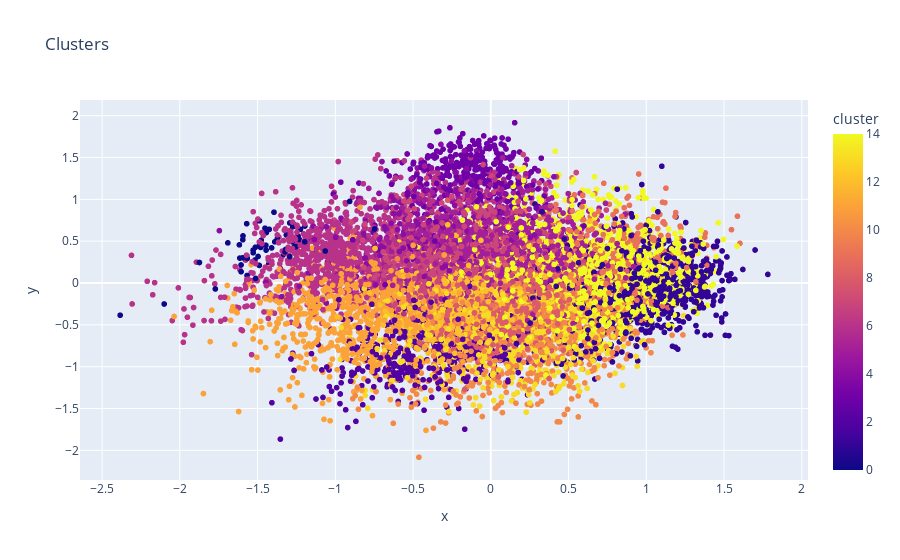

Notebook code cell kept with this figure:
### Code cell
import pandas as pd
import pickle 
from sklearn.cluster import KMeans
from sklearn.decomposition import PCA
import plotly.express as px
import numpy as np

with open("embeddings.pkl", 'rb') as f:
    embeddings = pickle.load(f)

embeddings = np.array(embeddings)

n_clusters =15
kmeans = KMeans(n_clusters=n_clusters , random_state=42)
clusters = kmeans.fit_predict(embeddings)

pca = PCA(n_components=2)
reduced_embeddings = pca.fit_transform(embeddings)

df = pd.DataFrame(reduced_embeddings, columns=['x', 'y'])
df['cluster'] = clusters

fig = px.scatter(df, x='x', y='y', color='cluster', title='Clusters')

fig.show()

### Figure 1 — Plotly figure (JSON) as saved in the notebook; plotly's stock layout.template omitted (floating-point values rounded to 4 significant figures; data arrays with more than 128 entries replaced by an {"elided": "..."} marker saying what was removed)
{"data": [{"hovertemplate": "x=%{x}<br>y=%{y}<br>cluster=%{marker.color}<extra></extra>", "legendgroup": "", "marker": {"color": {"elided": "10000 int values"}, "coloraxis": "coloraxis", "symbol": "circle"}, "mode": "markers", "name": "", "showlegend": false, "type": "scattergl", "x": {"elided": "10000 float values"}, "xaxis": "x", "y": {"elided": "10000 float values"}, "yaxis": "y"}], "layout": {"coloraxis": {"colorbar": {"title": {"text": "cluster"}}, "colorscale": [[0, "#0d0887"], [0.1111, "#46039f"], [0.2222, "#7201a8"], [0.3333, "#9c179e"], [0.4444, "#bd3786"], [0.5556, "#d8576b"], [0.6667, "#ed7953"], [0.7778, "#fb9f3a"], [0.8889, "#fdca26"], [1, "#f0f921"]]}, "legend": {"tracegroupgap": 0}, "title": {"text": "Clusters"}, "xaxis": {"anchor": "y", "domain": [0, 1], "title": {"text": "x"}}, "yaxis": {"anchor": "x", "domain": [0, 1], "title": {"text": "y"}}}}
